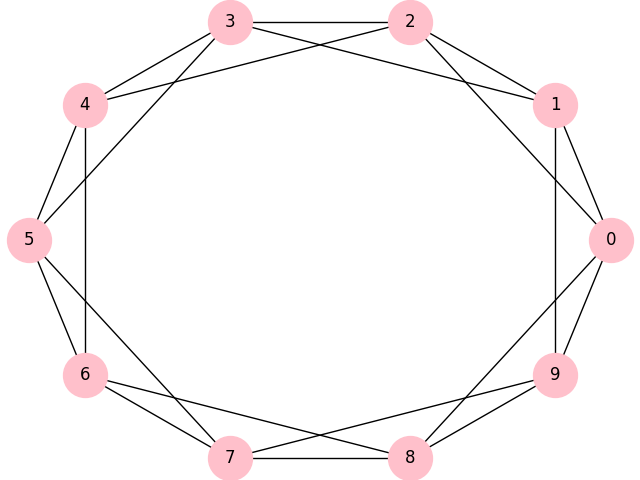

Python code for this plot:
﻿"""Create and save a ring lattice graph with 10 nodes and 3 degrees."""

from typing import Tuple, List
import networkx as nx
import matplotlib.pyplot as plt


class RingLattice:
    def __init__(self, n: int, k: int):
        self.graph = self.create_ring_lattice(n, k)

    def create_ring_lattice(self, n: int, k: int) -> nx.Graph:
        """Create a ring lattice with n nodes and k degrees."""
        graph = nx.Graph()
        nodes = tuple(range(n))
        graph.add_nodes_from(nodes)
        graph.add_edges_from(self.adjacent_pairs(nodes, k))
        return graph

    def adjacent_pairs(self, nodes: Tuple[int], k: int) -> List[Tuple[int, int]]:
        """Returns a list of pairs of nodes which are adjacent
        by k degrees."""
        n = len(nodes)
        return [(u, nodes[j % n])
                for i, u in enumerate(nodes)
                for j in range(i + 1, i + 1 + k // 2)]

    def print_graph(self, filename='', save=False):
        """Print and optionally save the graph."""
        nx.draw_circular(self.graph, node_color='pink', node_size=1000, with_labels=True)
        if save:
            plt.savefig(filename)
            print(f'Saved graph as {filename!r}')
        else:
            plt.show()


if __name__ == '__main__':
    ring_lattice = RingLattice(10, 4)
    ring_lattice.print_graph('ring_lattice.png', save=True)
